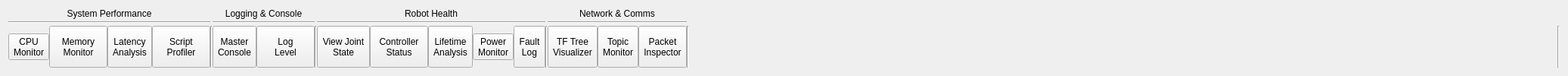
        <widget class="QWidget" name="diagnostics_toolbar">
         <attribute name="title">
          <string>Diagnostics</string>
         </attribute>
         <layout class="QGridLayout" name="gridLayout_27">
          <item row="0" column="0">
           <widget class="QWidget" name="widget_35" native="true">
            <layout class="QGridLayout" name="gridLayout_31">
             <property name="leftMargin">
              <number>0</number>
             </property>
             <property name="topMargin">
              <number>0</number>
             </property>
             <property name="rightMargin">
              <number>0</number>
             </property>
             <property name="bottomMargin">
              <number>0</number>
             </property>
             <property name="horizontalSpacing">
              <number>0</number>
             </property>
             <property name="verticalSpacing">
              <number>3</number>
             </property>
             <item row="2" column="8">
              <widget class="QToolButton" name="master_console_button">
               <property name="sizePolicy">
                <sizepolicy hsizetype="Preferred" vsizetype="Preferred">
                 <horstretch>0</horstretch>
                 <verstretch>0</verstretch>
                </sizepolicy>
               </property>
               <property name="toolTip">
                <string>&lt;html&gt;&lt;head/&gt;&lt;body&gt;&lt;p&gt;Undo Last Command&lt;/p&gt;&lt;/body&gt;&lt;/html&gt;</string>
               </property>
               <property name="text">
                <string>Master
Console</string>
               </property>
               <property name="icon">
                <iconset resource="../../resources.qrc">
                 <normaloff>:/icons/icons8-linux-terminal-48.png</normaloff>:/icons/icons8-linux-terminal-48.png</iconset>
               </property>
               <property name="iconSize">
                <size>
                 <width>40</width>
                 <height>46</height>
                </size>
               </property>
               <property name="toolButtonStyle">
                <enum>Qt::ToolButtonStyle::ToolButtonTextUnderIcon</enum>
               </property>
              </widget>
             </item>
             <item row="1" column="7" colspan="3">
              <widget class="Line" name="line_135">
               <property name="orientation">
                <enum>Qt::Orientation::Horizontal</enum>
               </property>
              </widget>
             </item>
             <item row="1" column="17">
              <widget class="Line" name="line_138">
               <property name="orientation">
                <enum>Qt::Orientation::Horizontal</enum>
               </property>
              </widget>
             </item>
             <item row="2" column="5">
              <widget class="Line" name="line_131">
               <property name="orientation">
                <enum>Qt::Orientation::Vertical</enum>
               </property>
              </widget>
             </item>
             <item row="0" column="8" colspan="2">
              <widget class="QLabel" name="label_59">
               <property name="text">
                <string>Logging &amp; Console</string>
               </property>
               <property name="alignment">
                <set>Qt::AlignmentFlag::AlignCenter</set>
               </property>
              </widget>
             </item>
             <item row="2" column="19">
              <widget class="Line" name="line_137">
               <property name="orientation">
                <enum>Qt::Orientation::Vertical</enum>
               </property>
              </widget>
             </item>
             <item row="0" column="13" colspan="3">
              <widget class="QLabel" name="digital_twin_2">
               <property name="text">
                <string>Network &amp; Comms</string>
               </property>
               <property name="alignment">
                <set>Qt::AlignmentFlag::AlignCenter</set>
               </property>
              </widget>
             </item>
             <item row="0" column="0" colspan="5">
              <widget class="QLabel" name="label_58">
               <property name="text">
                <string>System Performance</string>
               </property>
               <property name="alignment">
                <set>Qt::AlignmentFlag::AlignCenter</set>
               </property>
              </widget>
             </item>
             <item row="2" column="10">
              <widget class="Line" name="line_142">
               <property name="orientation">
                <enum>Qt::Orientation::Vertical</enum>
               </property>
              </widget>
             </item>
             <item row="2" column="18">
              <spacer name="horizontalSpacer_10">
               <property name="orientation">
                <enum>Qt::Orientation::Horizontal</enum>
               </property>
               <property name="sizeHint" stdset="0">
                <size>
                 <width>1148</width>
                 <height>20</height>
                </size>
               </property>
              </spacer>
             </item>
             <item row="2" column="12">
              <widget class="Line" name="line_146">
               <property name="orientation">
                <enum>Qt::Orientation::Vertical</enum>
               </property>
              </widget>
             </item>
             <item row="2" column="13">
              <widget class="QToolButton" name="tf_tree_visualizer">
               <property name="sizePolicy">
                <sizepolicy hsizetype="Preferred" vsizetype="Preferred">
                 <horstretch>0</horstretch>
                 <verstretch>0</verstretch>
                </sizepolicy>
               </property>
               <property name="text">
                <string>TF Tree
Visualizer</string>
               </property>
               <property name="icon">
                <iconset resource="../../resources.qrc">
                 <normaloff>:/icons/icons8-flow-chart-96.png</normaloff>:/icons/icons8-flow-chart-96.png</iconset>
               </property>
               <property name="iconSize">
                <size>
                 <width>40</width>
                 <height>40</height>
                </size>
               </property>
               <property name="toolButtonStyle">
                <enum>Qt::ToolButtonStyle::ToolButtonTextUnderIcon</enum>
               </property>
              </widget>
             </item>
             <item row="2" column="2">
              <widget class="QToolButton" name="latency_jitter_analysis_button">
               <property name="sizePolicy">
                <sizepolicy hsizetype="Preferred" vsizetype="Preferred">
                 <horstretch>0</horstretch>
                 <verstretch>0</verstretch>
                </sizepolicy>
               </property>
               <property name="maximumSize">
                <size>
                 <width>77</width>
                 <height>16777215</height>
                </size>
               </property>
               <property name="text">
                <string>Latency
Analysis</string>
               </property>
               <property name="icon">
                <iconset resource="../../resources.qrc">
                 <normaloff>:/icons/icons8-system-task-48.png</normaloff>:/icons/icons8-system-task-48.png</iconset>
               </property>
               <property name="iconSize">
                <size>
                 <width>48</width>
                 <height>40</height>
                </size>
               </property>
               <property name="checkable">
                <bool>true</bool>
               </property>
               <property name="checked">
                <bool>false</bool>
               </property>
               <property name="toolButtonStyle">
                <enum>Qt::ToolButtonStyle::ToolButtonTextUnderIcon</enum>
               </property>
              </widget>
             </item>
             <item row="2" column="1">
              <widget class="QToolButton" name="ram_monitor_button">
               <property name="sizePolicy">
                <sizepolicy hsizetype="Fixed" vsizetype="Preferred">
                 <horstretch>0</horstretch>
                 <verstretch>0</verstretch>
                </sizepolicy>
               </property>
               <property name="minimumSize">
                <size>
                 <width>77</width>
                 <height>32</height>
                </size>
               </property>
               <property name="toolTip">
                <string>&lt;html&gt;&lt;head/&gt;&lt;body&gt;&lt;p&gt;Create New Project File&lt;/p&gt;&lt;/body&gt;&lt;/html&gt;</string>
               </property>
               <property name="text">
                <string>Memory
Monitor</string>
               </property>
               <property name="icon">
                <iconset resource="../../resources.qrc">
                 <normaloff>:/icons/icons8-memory-slot-48.png</normaloff>:/icons/icons8-memory-slot-48.png</iconset>
               </property>
               <property name="iconSize">
                <size>
                 <width>48</width>
                 <height>46</height>
                </size>
               </property>
               <property name="toolButtonStyle">
                <enum>Qt::ToolButtonStyle::ToolButtonTextUnderIcon</enum>
               </property>
              </widget>
             </item>
             <item row="2" column="3">
              <widget class="QToolButton" name="script_profiler_button">
               <property name="sizePolicy">
                <sizepolicy hsizetype="Fixed" vsizetype="Preferred">
                 <horstretch>0</horstretch>
                 <verstretch>0</verstretch>
                </sizepolicy>
               </property>
               <property name="minimumSize">
                <size>
                 <width>77</width>
                 <height>32</height>
                </size>
               </property>
               <property name="toolTip">
                <string>&lt;html&gt;&lt;head/&gt;&lt;body&gt;&lt;p&gt;Open Project File From Computer&lt;/p&gt;&lt;/body&gt;&lt;/html&gt;</string>
               </property>
               <property name="text">
                <string>Script
Profiler</string>
               </property>
               <property name="icon">
                <iconset resource="../../resources.qrc">
                 <normaloff>:/icons/icons8-timer-96.png</normaloff>:/icons/icons8-timer-96.png</iconset>
               </property>
               <property name="iconSize">
                <size>
                 <width>48</width>
                 <height>46</height>
                </size>
               </property>
               <property name="toolButtonStyle">
                <enum>Qt::ToolButtonStyle::ToolButtonTextUnderIcon</enum>
               </property>
              </widget>
             </item>
             <item row="0" column="11">
              <widget class="QLabel" name="label_57">
               <property name="text">
                <string>Robot Health</string>
               </property>
               <property name="alignment">
                <set>Qt::AlignmentFlag::AlignCenter</set>
               </property>
              </widget>
             </item>
             <item row="2" column="11">
              <widget class="QWidget" name="widget_37" native="true">
               <property name="minimumSize">
                <size>
                 <width>200</width>
                 <height>0</height>
                </size>
               </property>
               <property name="maximumSize">
                <size>
                 <width>2000</width>
                 <height>16777210</height>
                </size>
               </property>
               <layout class="QHBoxLayout" name="horizontalLayout_37">
                <property name="spacing">
                 <number>0</number>
                </property>
                <property name="leftMargin">
                 <number>0</number>
                </property>
                <property name="topMargin">
                 <number>0</number>
                </property>
                <property name="rightMargin">
                 <number>0</number>
                </property>
                <property name="bottomMargin">
                 <number>0</number>
                </property>
                <item>
                 <widget class="QToolButton" name="joint_state_viewer_button">
                  <property name="sizePolicy">
                   <sizepolicy hsizetype="Preferred" vsizetype="Expanding">
                    <horstretch>0</horstretch>
                    <verstretch>0</verstretch>
                   </sizepolicy>
                  </property>
                  <property name="maximumSize">
                   <size>
                    <width>77</width>
                    <height>16777215</height>
                   </size>
                  </property>
                  <property name="text">
                   <string>View Joint
State</string>
                  </property>
                  <property name="icon">
                   <iconset resource="../../resources.qrc">
                    <normaloff>:/icons/icons8-elbow-64.png</normaloff>:/icons/icons8-elbow-64.png</iconset>
                  </property>
                  <property name="iconSize">
                   <size>
                    <width>36</width>
                    <height>36</height>
                   </size>
                  </property>
                  <property name="toolButtonStyle">
                   <enum>Qt::ToolButtonStyle::ToolButtonTextUnderIcon</enum>
                  </property>
                 </widget>
                </item>
                <item>
                 <widget class="QToolButton" name="controller_status_button">
                  <property name="sizePolicy">
                   <sizepolicy hsizetype="Fixed" vsizetype="Preferred">
                    <horstretch>0</horstretch>
                    <verstretch>0</verstretch>
                   </sizepolicy>
                  </property>
                  <property name="minimumSize">
                   <size>
                    <width>77</width>
                    <height>32</height>
                   </size>
                  </property>
                  <property name="toolTip">
                   <string>&lt;html&gt;&lt;head/&gt;&lt;body&gt;&lt;p&gt;Save Project to Computer&lt;/p&gt;&lt;/body&gt;&lt;/html&gt;</string>
                  </property>
                  <property name="text">
                   <string>Controller
Status</string>
                  </property>
                  <property name="icon">
                   <iconset resource="../../resources.qrc">
                    <normaloff>:/icons/icons8-programming-logic-controller-48.png</normaloff>:/icons/icons8-programming-logic-controller-48.png</iconset>
                  </property>
                  <property name="iconSize">
                   <size>
                    <width>36</width>
                    <height>36</height>
                   </size>
                  </property>
                  <property name="toolButtonStyle">
                   <enum>Qt::ToolButtonStyle::ToolButtonTextUnderIcon</enum>
                  </property>
                 </widget>
                </item>
                <item>
                 <widget class="QToolButton" name="lifetime_analysis_button">
                  <property name="sizePolicy">
                   <sizepolicy hsizetype="Preferred" vsizetype="Preferred">
                    <horstretch>0</horstretch>
                    <verstretch>0</verstretch>
                   </sizepolicy>
                  </property>
                  <property name="text">
                   <string>Lifetime
Analysis</string>
                  </property>
                  <property name="icon">
                   <iconset resource="../../resources.qrc">
                    <normaloff>:/icons/icons8-construction-48.png</normaloff>:/icons/icons8-construction-48.png</iconset>
                  </property>
                  <property name="iconSize">
                   <size>
                    <width>40</width>
                    <height>40</height>
                   </size>
                  </property>
                  <property name="toolButtonStyle">
                   <enum>Qt::ToolButtonStyle::ToolButtonTextUnderIcon</enum>
                  </property>
                 </widget>
                </item>
                <item>
                 <widget class="QToolButton" name="power_system_monitor_button">
                  <property name="text">
                   <string>Power
Monitor</string>
                  </property>
                  <property name="icon">
                   <iconset resource="../../resources.qrc">
                    <normaloff>:/icons/icons8-quick-mode-on-48.png</normaloff>:/icons/icons8-quick-mode-on-48.png</iconset>
                  </property>
                  <property name="iconSize">
                   <size>
                    <width>42</width>
                    <height>48</height>
                   </size>
                  </property>
                  <property name="toolButtonStyle">
                   <enum>Qt::ToolButtonStyle::ToolButtonTextUnderIcon</enum>
                  </property>
                 </widget>
                </item>
                <item>
                 <widget class="QToolButton" name="fault_log_viewer_button">
                  <property name="sizePolicy">
                   <sizepolicy hsizetype="Preferred" vsizetype="Preferred">
                    <horstretch>0</horstretch>
                    <verstretch>0</verstretch>
                   </sizepolicy>
                  </property>
                  <property name="maximumSize">
                   <size>
                    <width>77</width>
                    <height>16777215</height>
                   </size>
                  </property>
                  <property name="text">
                   <string>Fault
Log</string>
                  </property>
                  <property name="icon">
                   <iconset resource="../../resources.qrc">
                    <normaloff>:/icons/icons8-event-log-48.png</normaloff>:/icons/icons8-event-log-48.png</iconset>
                  </property>
                  <property name="iconSize">
                   <size>
                    <width>40</width>
                    <height>40</height>
                   </size>
                  </property>
                  <property name="toolButtonStyle">
                   <enum>Qt::ToolButtonStyle::ToolButtonTextUnderIcon</enum>
                  </property>
                 </widget>
                </item>
               </layout>
              </widget>
             </item>
             <item row="2" column="0">
              <widget class="QToolButton" name="cpu_monitor_button">
               <property name="text">
                <string>CPU
Monitor</string>
               </property>
               <property name="icon">
                <iconset resource="../../resources.qrc">
                 <normaloff>:/icons/icons8-cpu-48.png</normaloff>:/icons/icons8-cpu-48.png</iconset>
               </property>
               <property name="iconSize">
                <size>
                 <width>45</width>
                 <height>48</height>
                </size>
               </property>
               <property name="checkable">
                <bool>true</bool>
               </property>
               <property name="toolButtonStyle">
                <enum>Qt::ToolButtonStyle::ToolButtonTextUnderIcon</enum>
               </property>
              </widget>
             </item>
             <item row="2" column="14">
              <widget class="QToolButton" name="topic_monitor_button">
               <property name="sizePolicy">
                <sizepolicy hsizetype="Preferred" vsizetype="Preferred">
                 <horstretch>0</horstretch>
                 <verstretch>0</verstretch>
                </sizepolicy>
               </property>
               <property name="text">
                <string>Topic
Monitor</string>
               </property>
               <property name="icon">
                <iconset resource="../../resources.qrc">
                 <normaloff>:/icons/icons8-view-48.png</normaloff>:/icons/icons8-view-48.png</iconset>
               </property>
               <property name="iconSize">
                <size>
                 <width>40</width>
                 <height>40</height>
                </size>
               </property>
               <property name="toolButtonStyle">
                <enum>Qt::ToolButtonStyle::ToolButtonTextUnderIcon</enum>
               </property>
              </widget>
             </item>
             <item row="2" column="9">
              <widget class="QToolButton" name="log_level_button">
               <property name="sizePolicy">
                <sizepolicy hsizetype="Preferred" vsizetype="Expanding">
                 <horstretch>0</horstretch>
                 <verstretch>0</verstretch>
                </sizepolicy>
               </property>
               <property name="minimumSize">
                <size>
                 <width>77</width>
                 <height>32</height>
                </size>
               </property>
               <property name="maximumSize">
                <size>
                 <width>77</width>
                 <height>16777215</height>
                </size>
               </property>
               <property name="text">
                <string>Log
Level</string>
               </property>
               <property name="icon">
                <iconset resource="../../resources.qrc">
                 <normaloff>:/icons/icons8-topic-push-notification-48.png</normaloff>:/icons/icons8-topic-push-notification-48.png</iconset>
               </property>
               <property name="iconSize">
                <size>
                 <width>36</width>
                 <height>36</height>
                </size>
               </property>
               <property name="checkable">
                <bool>true</bool>
               </property>
               <property name="toolButtonStyle">
                <enum>Qt::ToolButtonStyle::ToolButtonTextUnderIcon</enum>
               </property>
              </widget>
             </item>
             <item row="2" column="16">
              <widget class="Line" name="line_128">
               <property name="orientation">
                <enum>Qt::Orientation::Vertical</enum>
               </property>
              </widget>
             </item>
             <item row="2" column="15">
              <widget class="QToolButton" name="packet_inspector_button">
               <property name="sizePolicy">
                <sizepolicy hsizetype="Preferred" vsizetype="Preferred">
                 <horstretch>0</horstretch>
                 <verstretch>0</verstretch>
                </sizepolicy>
               </property>
               <property name="toolTip">
                <string>&lt;html&gt;&lt;head/&gt;&lt;body&gt;&lt;p&gt;Redo Last Command&lt;/p&gt;&lt;/body&gt;&lt;/html&gt;</string>
               </property>
               <property name="text">
                <string>Packet
Inspector</string>
               </property>
               <property name="icon">
                <iconset resource="../../resources.qrc">
                 <normaloff>:/icons/icons8-zoom-to-extents-48.png</normaloff>:/icons/icons8-zoom-to-extents-48.png</iconset>
               </property>
               <property name="iconSize">
                <size>
                 <width>40</width>
                 <height>40</height>
                </size>
               </property>
               <property name="toolButtonStyle">
                <enum>Qt::ToolButtonStyle::ToolButtonTextUnderIcon</enum>
               </property>
              </widget>
             </item>
             <item row="1" column="0" colspan="5">
              <widget class="Line" name="line_139">
               <property name="orientation">
                <enum>Qt::Orientation::Horizontal</enum>
               </property>
              </widget>
             </item>
             <item row="1" column="11">
              <widget class="Line" name="line_136">
               <property name="orientation">
                <enum>Qt::Orientation::Horizontal</enum>
               </property>
              </widget>
             </item>
             <item row="1" column="13" colspan="3">
              <widget class="Line" name="line_132">
               <property name="orientation">
                <enum>Qt::Orientation::Horizontal</enum>
               </property>
              </widget>
             </item>
            </layout>
           </widget>
          </item>
         </layout>
        </widget>
